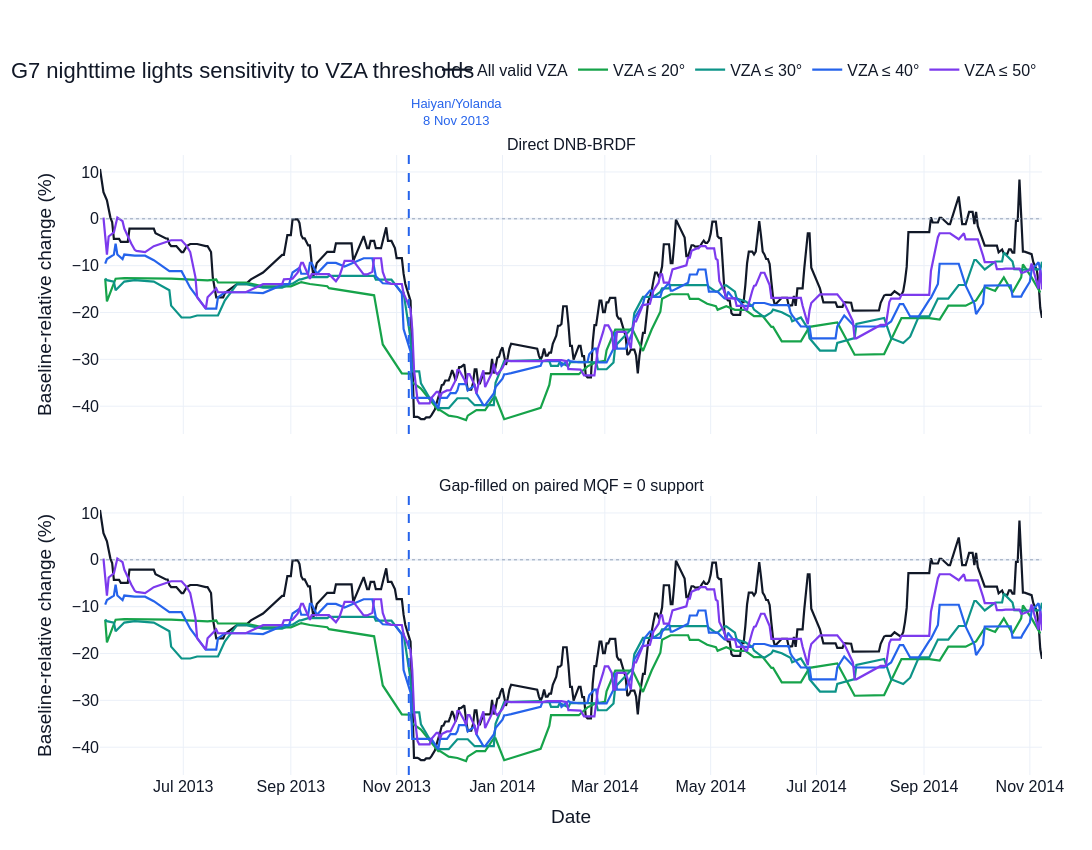

The notebook cell saved with this chart:
### Markdown cell above
**Table 13 — Phase estimates by VZA threshold.** The table reports phase-specific date support, median retained pixels, and direct and paired gap-filled radiance change.

**RQ2 relevance:** stable estimates indicate geometry-robust recovery. Divergence must be interpreted together with the observation loss caused by stricter thresholds.

### Code cell
threshold_palette = [
    "#111827",
    "#7C3AED",
    "#2563EB",
    "#0D9488",
    "#16A34A",
    "#EA580C",
    "#BE123C",
]

threshold_labels = [
    "All valid VZA"
    if threshold is None
    else f"VZA ≤ {threshold}°"
    for threshold in VZA_THRESHOLDS
]

threshold_colors = {
    label: threshold_palette[index % len(threshold_palette)]
    for index, label in enumerate(threshold_labels)
}

fig = make_subplots(
    rows=2,
    cols=1,
    shared_xaxes=True,
    vertical_spacing=0.10,
    subplot_titles=[
        "Direct DNB-BRDF",
        f"Gap-filled on paired {QUALITY_LABEL} support",
    ],
)

for threshold_label, threshold_data in threshold_daily.groupby(
    "threshold",
    observed=True,
):
    color = threshold_colors.get(threshold_label, "#64748B")

    fig.add_trace(
        go.Scatter(
            x=threshold_data["date"],
            y=100 * np.expm1(
                threshold_data["dnb_log_anomaly_14d"]
            ),
            mode="lines",
            name=threshold_label,
            legendgroup=threshold_label,
            line={"color": color, "width": 2.2},
            customdata=threshold_data["valid_dnb_pixels"],
            hovertemplate=(
                "%{x|%Y-%m-%d}<br>"
                "DNB-BRDF change: %{y:+.1f}%<br>"
                "Sampled valid pixels: %{customdata}"
                "<extra></extra>"
            ),
        ),
        row=1,
        col=1,
    )

    fig.add_trace(
        go.Scatter(
            x=threshold_data["date"],
            y=100 * np.expm1(
                threshold_data["gap_paired_log_anomaly_14d"]
            ),
            mode="lines",
            name=threshold_label,
            legendgroup=threshold_label,
            showlegend=False,
            line={"color": color, "width": 2.2},
            customdata=threshold_data["valid_dnb_pixels"],
            hovertemplate=(
                "%{x|%Y-%m-%d}<br>"
                "Paired gap-filled change: %{y:+.1f}%<br>"
                "Sampled valid pixels: %{customdata}"
                "<extra></extra>"
            ),
        ),
        row=2,
        col=1,
    )

for row in [1, 2]:
    fig.add_hline(
        y=0,
        line={"color": "#94A3B8", "width": 1, "dash": "dot"},
        row=row,
        col=1,
    )

    fig.add_vline(
        x=EVENT_DATE.to_pydatetime(),
        line={"color": HAIYAN_COLOR, "width": 2, "dash": "dash"},
        row=row,
        col=1,
    )

fig.add_annotation(
    x=EVENT_DATE.to_pydatetime(),
    y=1.04,
    xref="x",
    yref="paper",
    text="Haiyan/Yolanda<br>8 Nov 2013",
    showarrow=False,
    xanchor="left",
    yanchor="bottom",
    font={"size": 13, "color": HAIYAN_COLOR},
    bgcolor="rgba(255,255,255,0.88)",
)

fig.update_yaxes(
    title_text="Baseline-relative change (%)",
    row=1,
    col=1,
)
fig.update_yaxes(
    title_text="Baseline-relative change (%)",
    row=2,
    col=1,
)
fig.update_xaxes(title_text="Date", row=2, col=1)

fig.update_layout(
    title={
        "text": f"{PRIMARY_GROUP} nighttime lights sensitivity to VZA thresholds",
        "x": 0.01,
        "xanchor": "left",
    },
    template="plotly_white",
    paper_bgcolor="rgba(0,0,0,0)",
    plot_bgcolor="white",
    font={"family": "Arial", "size": 16, "color": "#111827"},
    legend={
        "orientation": "h",
        "yanchor": "bottom",
        "y": 1.11,
        "xanchor": "right",
        "x": 1,
    },
    margin={"l": 100, "r": 50, "t": 155, "b": 75},
    width=1500,
    height=850,
)

fig.show()
fig.write_html(
    FIGURE_DIR / f"08_{OUTPUT_TAG}_vza_threshold_sensitivity.html",
    include_plotlyjs="cdn",
)

### Figure 1 — Plotly figure (JSON) as saved in the notebook; plotly's stock layout.template omitted (floating-point values rounded to 4 significant figures; data arrays with more than 128 entries replaced by an {"elided": "..."} marker saying what was removed)
{"data": [{"customdata": {"elided": "367 int values"}, "hovertemplate": "%{x|%Y-%m-%d}<br>DNB-BRDF change: %{y:+.1f}%<br>Sampled valid pixels: %{customdata}<extra></extra>", "legendgroup": "All valid VZA", "line": {"color": "#111827", "width": 2.2}, "mode": "lines", "name": "All valid VZA", "type": "scatter", "x": {"elided": "367 str values"}, "xaxis": "x", "y": {"elided": "367 float values"}, "yaxis": "y"}, {"customdata": {"elided": "367 int values"}, "hovertemplate": "%{x|%Y-%m-%d}<br>Paired gap-filled change: %{y:+.1f}%<br>Sampled valid pixels: %{customdata}<extra></extra>", "legendgroup": "All valid VZA", "line": {"color": "#111827", "width": 2.2}, "mode": "lines", "name": "All valid VZA", "showlegend": false, "type": "scatter", "x": {"elided": "367 str values"}, "xaxis": "x2", "y": {"elided": "367 float values"}, "yaxis": "y2"}, {"customdata": [174, 69, 205, 36, 207, 9, 1, 69, 4, 1, 17, 1, 71, 272, 7, 1, 34, 6, 1, 1, 29, 38, 156, 86, 164, 1, 62, 34, 67, 127, 175, 37, 148, 19, 104, 85, 97, 43, 48, 112, 287, 13, 91, 266, 270, 233, 76, 86, 197, 3, 45, 229, 96, 28, 127, 105, 286, 133, 220, 19, 259, 251, 87, 18, 211, 150, 207, 133, 8, 50, 78, 69, 65, 13, 1, 94, 94, 20, 16, 105, 187, 82, 8, 76, 136, 103, 93, 37, 3, 1, 241], "hovertemplate": "%{x|%Y-%m-%d}<br>DNB-BRDF change: %{y:+.1f}%<br>Sampled valid pixels: %{customdata}<extra></extra>", "legendgroup": "VZA ≤ 20°", "line": {"color": "#16A34A", "width": 2.2}, "mode": "lines", "name": "VZA ≤ 20°", "type": "scatter", "x": ["2013-05-17T00:00:00", "2013-05-18T00:00:00", "2013-05-23T00:00:00", "2013-05-28T00:00:00", "2013-06-24T00:00:00", "2013-07-05T00:00:00", "2013-07-15T00:00:00", "2013-07-20T00:00:00", "2013-07-21T00:00:00", "2013-08-05T00:00:00", "2013-08-06T00:00:00", "2013-08-16T00:00:00", "2013-08-27T00:00:00", "2013-09-01T00:00:00", "2013-09-06T00:00:00", "2013-09-07T00:00:00", "2013-09-12T00:00:00", "2013-09-22T00:00:00", "2013-09-23T00:00:00", "2013-10-19T00:00:00", "2013-10-24T00:00:00", "2013-11-04T00:00:00", "2013-11-09T00:00:00", "2013-11-10T00:00:00", "2013-11-15T00:00:00", "2013-11-20T00:00:00", "2013-11-25T00:00:00", "2013-11-26T00:00:00", "2013-12-01T00:00:00", "2013-12-06T00:00:00", "2013-12-11T00:00:00", "2013-12-12T00:00:00", "2013-12-17T00:00:00", "2013-12-22T00:00:00", "2013-12-27T00:00:00", "2013-12-28T00:00:00", "2014-01-02T00:00:00", "2014-01-23T00:00:00", "2014-01-28T00:00:00", "2014-01-29T00:00:00", "2014-02-03T00:00:00", "2014-02-08T00:00:00", "2014-02-14T00:00:00", "2014-02-19T00:00:00", "2014-02-24T00:00:00", "2014-03-01T00:00:00", "2014-03-02T00:00:00", "2014-03-07T00:00:00", "2014-03-17T00:00:00", "2014-03-23T00:00:00", "2014-03-28T00:00:00", "2014-04-02T00:00:00", "2014-04-03T00:00:00", "2014-04-08T00:00:00", "2014-04-18T00:00:00", "2014-04-19T00:00:00", "2014-04-24T00:00:00", "2014-04-29T00:00:00", "2014-05-04T00:00:00", "2014-05-05T00:00:00", "2014-05-10T00:00:00", "2014-05-15T00:00:00", "2014-05-20T00:00:00", "2014-05-21T00:00:00", "2014-05-26T00:00:00", "2014-05-31T00:00:00", "2014-06-05T00:00:00", "2014-06-06T00:00:00", "2014-06-11T00:00:00", "2014-06-16T00:00:00", "2014-06-22T00:00:00", "2014-06-27T00:00:00", "2014-07-13T00:00:00", "2014-07-23T00:00:00", "2014-07-24T00:00:00", "2014-08-09T00:00:00", "2014-08-19T00:00:00", "2014-08-24T00:00:00", "2014-09-04T00:00:00", "2014-09-10T00:00:00", "2014-09-15T00:00:00", "2014-09-25T00:00:00", "2014-10-01T00:00:00", "2014-10-06T00:00:00", "2014-10-12T00:00:00", "2014-10-17T00:00:00", "2014-10-22T00:00:00", "2014-10-27T00:00:00", "2014-10-28T00:00:00", "2014-11-02T00:00:00", "2014-11-07T00:00:00"], "xaxis": "x", "y": [-12.79, -17.61, -12.79, -12.68, -12.79, -12.96, -13.14, -12.96, -13.59, -13.59, -13.59, -14.4, -14.4, -14.4, -13.64, -13.5, -13.91, -14.4, -14.81, -16.33, -26.83, -32.99, -33.07, -34.92, -36.25, -38.66, -40.83, -40.83, -42.03, -42.31, -42.96, -42.03, -40.83, -40.83, -38.09, -38.09, -42.79, -40.35, -35.45, -33.17, -33.17, -33.17, -33.17, -31.5, -30.61, -30.33, -28.08, -23.64, -23.64, -28.2, -23.64, -19.85, -17.08, -16.1, -16.1, -17.08, -17.08, -18.13, -18.64, -19.43, -18.64, -19.43, -19.43, -19.43, -20.78, -20.78, -23.07, -23.07, -26.16, -26.16, -26.16, -23.07, -22.14, -29.02, -29.02, -28.87, -21.2, -21.2, -21.2, -21.51, -18.53, -18.53, -17.41, -14.57, -15.4, -12.5, -15.73, -12.5, -9.738, -12.5, -15.73], "yaxis": "y"}, {"customdata": [174, 69, 205, 36, 207, 9, 1, 69, 4, 1, 17, 1, 71, 272, 7, 1, 34, 6, 1, 1, 29, 38, 156, 86, 164, 1, 62, 34, 67, 127, 175, 37, 148, 19, 104, 85, 97, 43, 48, 112, 287, 13, 91, 266, 270, 233, 76, 86, 197, 3, 45, 229, 96, 28, 127, 105, 286, 133, 220, 19, 259, 251, 87, 18, 211, 150, 207, 133, 8, 50, 78, 69, 65, 13, 1, 94, 94, 20, 16, 105, 187, 82, 8, 76, 136, 103, 93, 37, 3, 1, 241], "hovertemplate": "%{x|%Y-%m-%d}<br>Paired gap-filled change: %{y:+.1f}%<br>Sampled valid pixels: %{customdata}<extra></extra>", "legendgroup": "VZA ≤ 20°", "line": {"color": "#16A34A", "width": 2.2}, "mode": "lines", "name": "VZA ≤ 20°", "showlegend": false, "type": "scatter", "x": ["2013-05-17T00:00:00", "2013-05-18T00:00:00", "2013-05-23T00:00:00", "2013-05-28T00:00:00", "2013-06-24T00:00:00", "2013-07-05T00:00:00", "2013-07-15T00:00:00", "2013-07-20T00:00:00", "2013-07-21T00:00:00", "2013-08-05T00:00:00", "2013-08-06T00:00:00", "2013-08-16T00:00:00", "2013-08-27T00:00:00", "2013-09-01T00:00:00", "2013-09-06T00:00:00", "2013-09-07T00:00:00", "2013-09-12T00:00:00", "2013-09-22T00:00:00", "2013-09-23T00:00:00", "2013-10-19T00:00:00", "2013-10-24T00:00:00", "2013-11-04T00:00:00", "2013-11-09T00:00:00", "2013-11-10T00:00:00", "2013-11-15T00:00:00", "2013-11-20T00:00:00", "2013-11-25T00:00:00", "2013-11-26T00:00:00", "2013-12-01T00:00:00", "2013-12-06T00:00:00", "2013-12-11T00:00:00", "2013-12-12T00:00:00", "2013-12-17T00:00:00", "2013-12-22T00:00:00", "2013-12-27T00:00:00", "2013-12-28T00:00:00", "2014-01-02T00:00:00", "2014-01-23T00:00:00", "2014-01-28T00:00:00", "2014-01-29T00:00:00", "2014-02-03T00:00:00", "2014-02-08T00:00:00", "2014-02-14T00:00:00", "2014-02-19T00:00:00", "2014-02-24T00:00:00", "2014-03-01T00:00:00", "2014-03-02T00:00:00", "2014-03-07T00:00:00", "2014-03-17T00:00:00", "2014-03-23T00:00:00", "2014-03-28T00:00:00", "2014-04-02T00:00:00", "2014-04-03T00:00:00", "2014-04-08T00:00:00", "2014-04-18T00:00:00", "2014-04-19T00:00:00", "2014-04-24T00:00:00", "2014-04-29T00:00:00", "2014-05-04T00:00:00", "2014-05-05T00:00:00", "2014-05-10T00:00:00", "2014-05-15T00:00:00", "2014-05-20T00:00:00", "2014-05-21T00:00:00", "2014-05-26T00:00:00", "2014-05-31T00:00:00", "2014-06-05T00:00:00", "2014-06-06T00:00:00", "2014-06-11T00:00:00", "2014-06-16T00:00:00", "2014-06-22T00:00:00", "2014-06-27T00:00:00", "2014-07-13T00:00:00", "2014-07-23T00:00:00", "2014-07-24T00:00:00", "2014-08-09T00:00:00", "2014-08-19T00:00:00", "2014-08-24T00:00:00", "2014-09-04T00:00:00", "2014-09-10T00:00:00", "2014-09-15T00:00:00", "2014-09-25T00:00:00", "2014-10-01T00:00:00", "2014-10-06T00:00:00", "2014-10-12T00:00:00", "2014-10-17T00:00:00", "2014-10-22T00:00:00", "2014-10-27T00:00:00", "2014-10-28T00:00:00", "2014-11-02T00:00:00", "2014-11-07T00:00:00"], "xaxis": "x2", "y": [-12.79, -17.61, -12.79, -12.68, -12.79, -12.96, -13.14, -12.96, -13.59, -13.59, -13.59, -14.4, -14.4, -14.4, -13.64, -13.5, -13.91, -14.4, -14.81, -16.33, -26.83, -32.99, -33.07, -34.92, -36.25, -38.66, -40.83, -40.83, -42.03, -42.31, -42.96, -42.03, -40.83, -40.83, -38.09, -38.09, -42.79, -40.35, -35.45, -33.17, -33.17, -33.17, -33.17, -31.5, -30.61, -30.33, -28.08, -23.64, -23.64, -28.2, -23.64, -19.85, -17.08, -16.1, -16.1, -17.08, -17.08, -18.13, -18.64, -19.43, -18.64, -19.43, -19.43, -19.43, -20.78, -20.78, -23.07, -23.07, -26.16, -26.16, -26.16, -23.07, -22.14, -29.02, -29.02, -28.87, -21.2, -21.2, -21.2, -21.51, -18.53, -18.53, -17.41, -14.57, -15.4, -12.5, -15.73, -12.5, -9.738, -12.5, -15.73], "yaxis": "y2"}, {"customdata": {"elided": "140 int values"}, "hovertemplate": "%{x|%Y-%m-%d}<br>DNB-BRDF change: %{y:+.1f}%<br>Sampled valid pixels: %{customdata}<extra></extra>", "legendgroup": "VZA ≤ 30°", "line": {"color": "#0D9488", "width": 2.2}, "mode": "lines", "name": "VZA ≤ 30°", "type": "scatter", "x": {"elided": "140 str values"}, "xaxis": "x", "y": {"elided": "140 float values"}, "yaxis": "y"}, {"customdata": {"elided": "140 int values"}, "hovertemplate": "%{x|%Y-%m-%d}<br>Paired gap-filled change: %{y:+.1f}%<br>Sampled valid pixels: %{customdata}<extra></extra>", "legendgroup": "VZA ≤ 30°", "line": {"color": "#0D9488", "width": 2.2}, "mode": "lines", "name": "VZA ≤ 30°", "showlegend": false, "type": "scatter", "x": {"elided": "140 str values"}, "xaxis": "x2", "y": {"elided": "140 float values"}, "yaxis": "y2"}, {"customdata": {"elided": "184 int values"}, "hovertemplate": "%{x|%Y-%m-%d}<br>DNB-BRDF change: %{y:+.1f}%<br>Sampled valid pixels: %{customdata}<extra></extra>", "legendgroup": "VZA ≤ 40°", "line": {"color": "#2563EB", "width": 2.2}, "mode": "lines", "name": "VZA ≤ 40°", "type": "scatter", "x": {"elided": "184 str values"}, "xaxis": "x", "y": {"elided": "184 float values"}, "yaxis": "y"}, {"customdata": {"elided": "184 int values"}, "hovertemplate": "%{x|%Y-%m-%d}<br>Paired gap-filled change: %{y:+.1f}%<br>Sampled valid pixels: %{customdata}<extra></extra>", "legendgroup": "VZA ≤ 40°", "line": {"color": "#2563EB", "width": 2.2}, "mode": "lines", "name": "VZA ≤ 40°", "showlegend": false, "type": "scatter", "x": {"elided": "184 str values"}, "xaxis": "x2", "y": {"elided": "184 float values"}, "yaxis": "y2"}, {"customdata": {"elided": "242 int values"}, "hovertemplate": "%{x|%Y-%m-%d}<br>DNB-BRDF change: %{y:+.1f}%<br>Sampled valid pixels: %{customdata}<extra></extra>", "legendgroup": "VZA ≤ 50°", "line": {"color": "#7C3AED", "width": 2.2}, "mode": "lines", "name": "VZA ≤ 50°", "type": "scatter", "x": {"elided": "242 str values"}, "xaxis": "x", "y": {"elided": "242 float values"}, "yaxis": "y"}, {"customdata": {"elided": "242 int values"}, "hovertemplate": "%{x|%Y-%m-%d}<br>Paired gap-filled change: %{y:+.1f}%<br>Sampled valid pixels: %{customdata}<extra></extra>", "legendgroup": "VZA ≤ 50°", "line": {"color": "#7C3AED", "width": 2.2}, "mode": "lines", "name": "VZA ≤ 50°", "showlegend": false, "type": "scatter", "x": {"elided": "242 str values"}, "xaxis": "x2", "y": {"elided": "242 float values"}, "yaxis": "y2"}], "layout": {"annotations": [{"font": {"size": 16}, "showarrow": false, "text": "Direct DNB-BRDF", "x": 0.5, "xanchor": "center", "xref": "paper", "y": 1, "yanchor": "bottom", "yref": "paper"}, {"font": {"size": 16}, "showarrow": false, "text": "Gap-filled on paired MQF = 0 support", "x": 0.5, "xanchor": "center", "xref": "paper", "y": 0.45, "yanchor": "bottom", "yref": "paper"}, {"bgcolor": "rgba(255,255,255,0.88)", "font": {"color": "#2563EB", "size": 13}, "showarrow": false, "text": "Haiyan/Yolanda<br>8 Nov 2013", "x": "2013-11-08T00:00:00", "xanchor": "left", "xref": "x", "y": 1.04, "yanchor": "bottom", "yref": "paper"}], "font": {"color": "#111827", "family": "Arial", "size": 16}, "height": 850, "legend": {"orientation": "h", "x": 1, "xanchor": "right", "y": 1.11, "yanchor": "bottom"}, "margin": {"b": 75, "l": 100, "r": 50, "t": 155}, "paper_bgcolor": "rgba(0,0,0,0)", "plot_bgcolor": "white", "shapes": [{"line": {"color": "#94A3B8", "dash": "dot", "width": 1}, "type": "line", "x0": 0, "x1": 1, "xref": "x domain", "y0": 0, "y1": 0, "yref": "y"}, {"line": {"color": "#2563EB", "dash": "dash", "width": 2}, "type": "line", "x0": "2013-11-08T00:00:00", "x1": "2013-11-08T00:00:00", "xref": "x", "y0": 0, "y1": 1, "yref": "y domain"}, {"line": {"color": "#94A3B8", "dash": "dot", "width": 1}, "type": "line", "x0": 0, "x1": 1, "xref": "x2 domain", "y0": 0, "y1": 0, "yref": "y2"}, {"line": {"color": "#2563EB", "dash": "dash", "width": 2}, "type": "line", "x0": "2013-11-08T00:00:00", "x1": "2013-11-08T00:00:00", "xref": "x2", "y0": 0, "y1": 1, "yref": "y2 domain"}], "title": {"text": "G7 nighttime lights sensitivity to VZA thresholds", "x": 0.01, "xanchor": "left"}, "width": 1500, "xaxis": {"anchor": "y", "domain": [0, 1], "matches": "x2", "showticklabels": false}, "xaxis2": {"anchor": "y2", "domain": [0, 1], "title": {"text": "Date"}}, "yaxis": {"anchor": "x", "domain": [0.55, 1], "title": {"text": "Baseline-relative change (%)"}}, "yaxis2": {"anchor": "x2", "domain": [0, 0.45], "title": {"text": "Baseline-relative change (%)"}}}}
